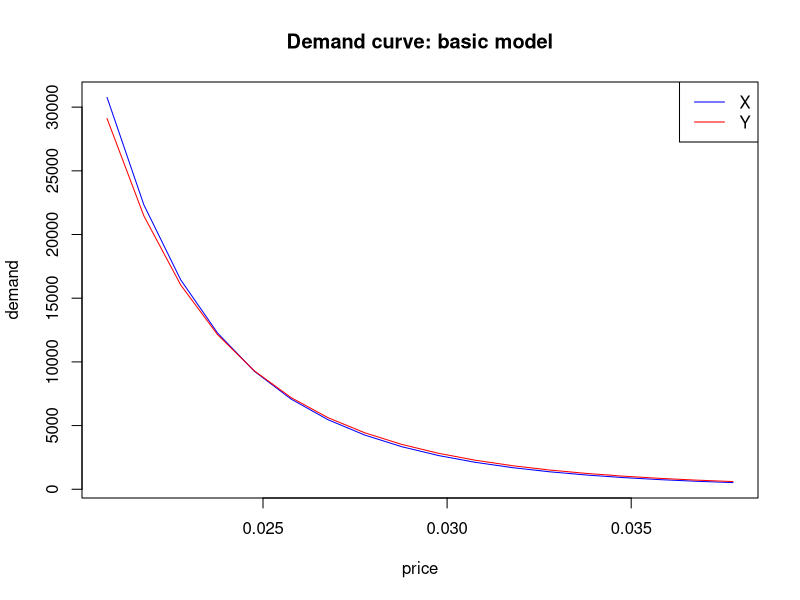

The R script that drew this image:
## ---- chunk 1
library(tidyverse)
## ---- chunk 2
Data = read_csv("PricePromotionEffectsData.csv")
## ---- chunk 3
Data %>% group_by(class, deal_X) %>%
  summarise(n = n(), avg_demand = mean(oz_X), avg_price = mean(pX))
## ---- chunk 4
Data %>% group_by(class, deal_Y) %>%
  summarise(n = n(), avg_demand = mean(oz_Y), avg_price = mean(pY))
## ---- chunk 5
reg_X = lm(log(oz_X) ~ log(pX), Data)
reg_Y = lm(log(oz_Y) ~ log(pY), Data)
summary(reg_X)
## ---- chunk 6
summary(reg_Y)
## ---- chunk 7
alphaX = reg_X$coefficients[1]
betaX = reg_X$coefficients[2]
priceX = seq(min(Data$pX), max(Data$pX), 0.001)
demandX = exp(alphaX + betaX * log(priceX))
alphaY = reg_Y$coefficients[1]
betaY = reg_Y$coefficients[2]
priceY = seq(min(Data$pY), max(Data$pY), 0.001)
demandY = exp(alphaY + betaY * log(priceY))
plot(priceX, demandX, type = "l", col = "blue", xlab = "price", ylab = "demand", main = "Demand curve: basic model")
points(priceY, demandY, type = "l", col = "red")
legend("topright", legend = c("X", "Y"), col = c("blue", "red"), lty = 1)
